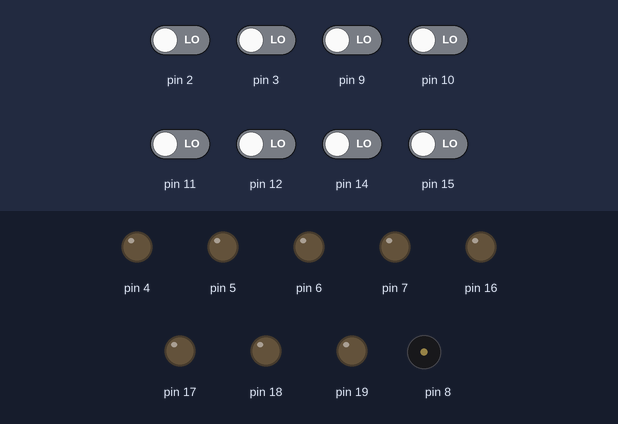
Simulated run of this sketch. Board: Arduino Uno, built with avr-gcc and run on an emulated ATmega328P. Parts: output pins drawn as LEDs (lit = HIGH), buzzer (waves = sounding). The inputs (shaded band) are chosen by the test bench; at power-on: pin 2, pin 3, pin 9–12, pin 14, pin 15 LOW.

Above: at 1.2 s.
1.3 s: pin 2 driven HIGH
At 2.0 s:
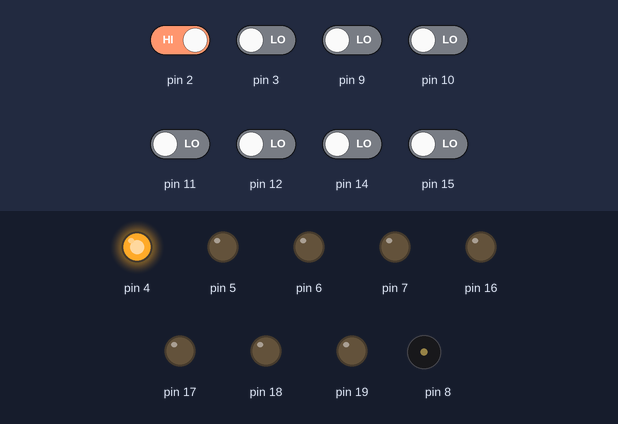
3.8 s: pin 9 driven HIGH
At 3.95 s:
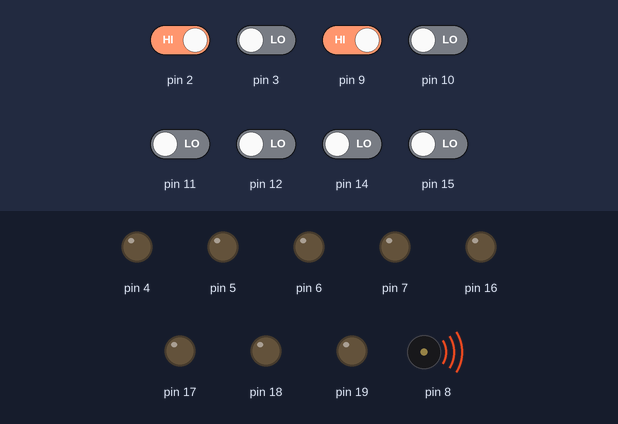
5.6 s: pin 2 driven LOW and pin 3 driven HIGH and pin 9 driven LOW and pin 10 driven HIGH and pin 11 driven HIGH
At 6.4 s:
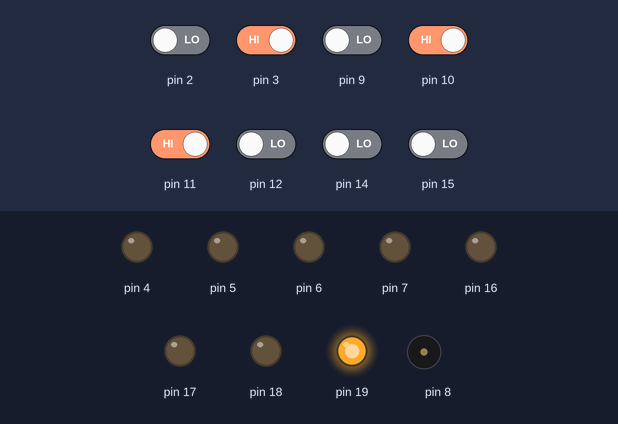
8.1 s: pin 3 driven LOW and pin 9 driven HIGH
At 8.25 s:
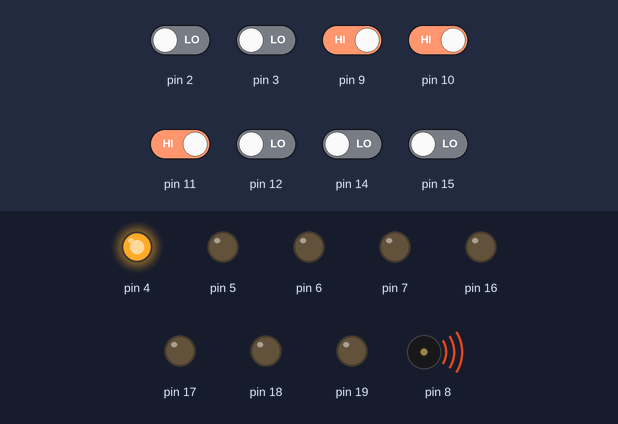
9.9 s: pin 14 driven HIGH
At 10.7 s:
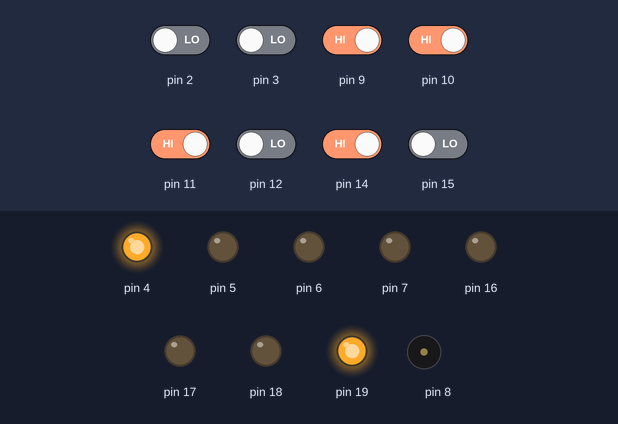
Timing chart, 0 to 12.9 s (numbered marks = the images above; inputs shaded):
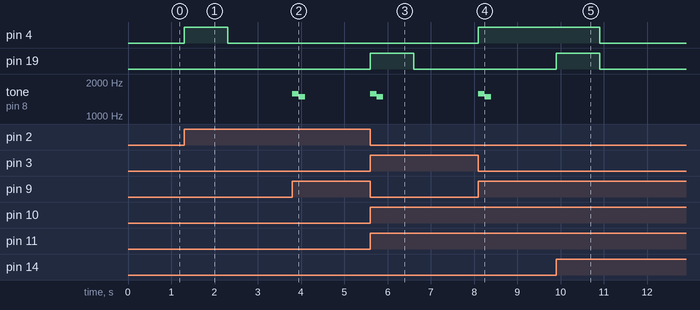

Measured:
- after the input at 1.3 s, pin 4: LOW → HIGH at once, → LOW 1.0 s later
- after the input at 3.8 s, tone on pin 8: silent → 1568 Hz at once, → 1480 Hz 0.15 s later, → silent 0.15 s later
- after the input at 5.6 s, pin 19: LOW → HIGH at once, → LOW 1.0 s later; tone on pin 8: silent → 1568 Hz at once, → 1480 Hz 0.15 s later, → silent 0.15 s later
- after the input at 8.1 s, pin 4: LOW → HIGH at once; tone on pin 8: silent → 1568 Hz at once, → 1480 Hz 0.15 s later, → silent 0.15 s later
- after the input at 9.9 s, pin 4: HIGH → LOW after 1.0 s; pin 19: LOW → HIGH at once, → LOW 1.0 s later

The sketch:

kicker-eclipse.ino
```cpp
#include <Arduino.h>
#include "kicker.h"

Player player1 = Player(1,
                        new Display(new int[4] {4, 5, 6, 7}),
                        new BallDetector(9),
                        new BallDetector(10),
                        new Button(2),
                        new Button(3)
                       );

Player player2 = Player(2,
                        new Display(new int[4] {19, 18, 17, 16}),
                        new BallDetector(11),
                        new BallDetector(12),
                        new Button(14),
                        new Button(15)
                       );

int goalTones1[] = { 1568, 150 };
int goalTones2[] = { 1480, 150 };
int goalTones3[] = { 1396, 150 };
int goalTones4[] = { 1244, 300 };
int *goalTones[] = { goalTones1, goalTones2, goalTones3, goalTones4 };

Beeper goalBeeper = Beeper(8, 4, goalTones);
int winTones1[] = { 1568, 150 };
int winTones2[] = { 1480, 150 };
int winTones3[] = { 1396, 150 };
int winTones4[] = { 1244, 500 };
int winTones5[] = { 1318, 150 };
int winTones6[] = { 830,  300 };
int winTones7[] = { 880, 150  };
int winTones8[] = { 1046, 150 };
int winTones9[] = { 880, 300 };
int winTones10[] = { 1046, 150 };
int winTones11[] = { 1174, 150 };
int *winTones[] = {winTones1, winTones2, winTones3, winTones4, winTones5, winTones6, winTones7, winTones8, winTones9, winTones10, winTones11};
Beeper winBeeper = Beeper(8, 11, winTones);

boolean win = false;

void restartGame() {
  win = false;
  player1.restart();
  player2.restart();
}

void setup() {
  Serial.begin(9600);
}

void loop() {
  player1.checkButtons();
  player2.checkButtons();
  if (player1.isRestartPressed() || player2.isRestartPressed()) {
    restartGame();
  }
  player1.showScore();
  player2.showScore();
  if (win) {
    //    display1.setBlinkMode(true);
    winBeeper.work();
  } else {
    goalBeeper.work();
    boolean goal1 = player1.checkGoal();
    boolean goal2 = player2.checkGoal();
    if (goal1 || goal2) {
      if (player1.isWon() || player2.isWon()) {
        win = true;
        player1.blockButtons();
        player2.blockButtons();
        winBeeper.setPlay(true);
      } else {
        goalBeeper.setPlay(true);
      }
    }
  }
}
```

kicker.cpp
```cpp
#include "kicker.h"

#define DEBUG false

//-------BallDetector-------

BallDetector::BallDetector(int pin) {
  this->pin = pin;
  pinMode(pin, INPUT);
}

boolean BallDetector::getState() {
  return digitalRead(pin);
}

//-------GoalAnalyzer-------
GoalAnalyzer::GoalAnalyzer(BallDetector *detector1, BallDetector *detector2) {
  this->detector1 = detector1;
  this->detector2 = detector2;
  triggerTime = millis();
  goalTime = millis();
  for (int i = 0; i < 4; i++) {
    events[i] = NULL;
  }
}

boolean GoalAnalyzer::accumulate() {
  boolean state1 = detector1->getState();
  boolean state2 = detector2->getState();
  if (!findCascades(state1, state2)) {
    return false;
  }
  triggerTime = millis();
  prevStates[0] = state1;
  prevStates[1] = state2;

  long up1 = 0;
  long up2 = 0;
  long down1 = 0;
#if DEBUG
  Serial.print("AnazierState:");
#endif
  for (int i = 0; i < 4; i++) {
    Event *event = events[(i + index + 1) % 4];
#if DEBUG
    Serial.print("[index=");
    Serial.print((i + index + 1) % 4);
    Serial.print(",&");
    Serial.print((unsigned)event);
#endif
    if (event != NULL) {
#if DEBUG
      Serial.print(",number=");
      Serial.print(event->detectorNumber);
      Serial.print(",type=");
      Serial.print(event->type == FRONT_UP ? "FRONT_UP" : "FRONT_DOWN");
      Serial.print(",time=");
      Serial.print(event->time);
#endif
      if (event->detectorNumber == 1) {
        if (event->type == FRONT_UP) {
          up1 = event->time;
        } else {
          down1 = event->time;
        }
      } else {
        if (event->type == FRONT_UP) {
          up2 = event->time;
        }
      }
    }
#if DEBUG
    Serial.print("]");
#endif
  }
#if DEBUG
  Serial.println();
#endif
  bool goal = (up2 - up1 < 500) && (down1 - up1 < 500) && (up2 - down1 < 500);
  if (goal) {
    index = 0;
#if DEBUG
    Serial.print("deleting:");
#endif
    for (int i = 0; i < 4; i++) {
#if DEBUG
      Serial.print(" [");
      Serial.print(i);
      Serial.print("] &");
      Serial.print((unsigned)events[i]);
#endif
      if (events[i] != NULL) {
        delete events[i];
        events[i] = NULL;
      }
    }
#if DEBUG
    Serial.println();
#endif
    long curTime = millis();
    long timeSinceLastGoal = curTime - goalTime;
    goalTime = curTime;
#if DEBUG
    Serial.print("timeSinceGoal");
    Serial.println(timeSinceLastGoal);
#endif
    if (timeSinceLastGoal > GOAL_THRESHOLD) {
      return true;
    }
  }
  return false;
}

boolean GoalAnalyzer::findCascades(boolean state1, boolean state2) {
  boolean found = false;
  boolean old1 = prevStates[0];
  if (state1 && !old1) {
    found = true;
    registerCascade(1, FRONT_UP);
  }
  if (!state1 && old1) {
    found = true;
    registerCascade(1, FRONT_DOWN);
  }
  boolean old2 = prevStates[1];
  if (state2 && !old2) {
    found = true;
    registerCascade(2, FRONT_UP);
  }
  if (!state2 && old2) {
    found = true;
    registerCascade(2, FRONT_DOWN);
  }
  return found;
}

void GoalAnalyzer::registerCascade(byte number, byte type) {
  Event *event = new Event;
#if DEBUG
  Serial.print("Event address: &");
  Serial.println((unsigned)event);
#endif
  event->detectorNumber = number;
  event->type = type;
  event->time = millis();
  if (events[index] != NULL) {
    delete events[index];
  }
  events[index] = event;
  index = (index + 1) % 4;
}

//-------Display-------
Display::Display(int *segmentPins) {
  this->segmentPins = segmentPins;
  for (int i = 0; i < 4; i++) {
    pinMode(segmentPins[i], OUTPUT);
  }
  this->disabledTime = millis();
}

void Display::writeDigit(int digit) {
  if (blinkMode) {
    long curTime = millis();
    if (curTime - disabledTime > BLINK_TIME) {
      disabledTime = curTime;
      enabled = !enabled;
    }
  } else {
    enabled = true;
  }
  if (!enabled) {
    writeDigit(digits[10]);
  } else if (digit < 0) {
    writeDigit(digits[0]);
  } else if (digit > 9) {
    writeDigit(digits[9]);
  } else {
    writeDigit(digits[digit]);
  }
}

void Display::writeDigit(boolean *segmentValues) {
  for (int i = 0; i < 4; i++) {
    digitalWrite(segmentPins[i], segmentValues[i]);
  }
}

void Display::setBlinkMode(boolean enabled) {
  blinkMode = enabled;
}

// ButtonPanel
Button::Button(int pin) {
  this->pin = pin;
  pressedTime = millis();
  pinMode(pin, INPUT);
}

void Button::work() {
  //  delay(100);
  prevState = state;
  state = digitalRead(pin);
  if (state && !prevState) {
    pressedTime = millis();
  }
}

boolean Button::isPressed() {
  long pressTimeDif = pressedTime - prevPressedTime;
  prevPressedTime = pressedTime;
  return state && !prevState && pressTimeDif > PRESS_THRESHOLD;
}

boolean Button::isHold() {
  return state && millis() - pressedTime > HOLD_THRESHOLD;
}

// Beeper
Beeper::Beeper(int pin, int tonesLength, int **tones) {
  this->pin = pin;
  this->tones = tones;
  this->tonesLength = tonesLength;
}

void Beeper::setPlay(bool play) {
  this->play = play;
}

void Beeper::work() {
  if (!play) {
    noTone(pin);
    return;
  }
  if (currentTone >= tonesLength - 1) {
    play = false;
    currentTone = 0;
  }
  unsigned long currentTime = millis();
  if (currentTime > nextSwichTime) {
    nextSwichTime = currentTime + tones[currentTone][1];
    tone(pin, tones[currentTone][0]);
    currentTone++;
  }
}

// Player
Player::Player(byte number, Display *display, BallDetector *detector1, BallDetector *detector2, Button *increment, Button *decrement) {
  this->number = number;
  this->display = display;
  this->increment = increment;
  this->decrement = decrement;
  this->score = 0;
  this->restartPressed = false;
  this->analyzer = new GoalAnalyzer(detector1, detector2);
}

void Player::showScore() {
  display->writeDigit(score);
}

void Player::checkButtons() {
  increment->work();
  decrement->work();
  if (increment->isHold() || decrement->isHold()) {
#if DEBUG
    Serial.print("Game was restarted by player ");
    Serial.println(number);
#endif
    restartPressed = true;
  } else if (increment->isPressed() && score < 9 && !buttonsBlocked) {
#if DEBUG
    Serial.print("Score was increased by player ");
    Serial.println(number);
#endif
    score++;
  } else if (decrement->isPressed() && score > 0 && !buttonsBlocked) {
#if DEBUG
    Serial.print("Score was dereased by player ");
    Serial.println(number);
#endif
    score--;
  }
}

boolean Player::checkGoal() {
  boolean goal = analyzer->accumulate();
  if (goal) {
    score++;
  }
  return goal;
}

void Player::restart() {
  restartPressed = false;
  buttonsBlocked = false;
  display->setBlinkMode(false);
  score = 0;
}

boolean Player::isWon() {
  return score >= 10;
}

boolean Player::isRestartPressed() {
  return restartPressed;
}

void Player::blockButtons() {
  display->setBlinkMode(true);
  buttonsBlocked = true;
}
//-----other functions-----
int sign(int number) {
  if (number < 0) {
    return -1;
  }
  return 1;
}

int sign(double number) {
  if (number < 0) {
    return -1;
  }
  return 1;
}
```

kicker.h
```cpp
#include <Arduino.h>

// ball detector class
class BallDetector {
  public:
    BallDetector(int pin);
    bool getState();

  private:
    int pin; // sensor pin
};

class GoalAnalyzer {
#define GOAL_THRESHOLD 2000
#define FRONT_UP 1
#define FRONT_DOWN 2
  public:
    GoalAnalyzer(BallDetector *detector1, BallDetector *detector2);
    bool accumulate();
  private:
    bool prevStates[2] = { false, false };
    byte index = 0;
    long goalTime;

    BallDetector *detector1;
    BallDetector *detector2;

    bool findCascades(boolean state1, boolean state2);
    void registerCascade(byte number, byte event);
    long triggerTime;

    struct Event {
      byte detectorNumber;
      byte type;
      long time;
    } *events[4];
};

// Indicator
class Display {
#define BLINK_TIME 500
  public:
    Display(int *segmentPins);

    void writeDigit(int digit);
    void setBlinkMode(boolean enabled);
  private:
    boolean digits[11][4] = {
      { false, false, false, false  }, // 0
      { true,  false, false, false  }, // 1
      { false, true,  false, false  }, // 2
      { true,  true,  false, false  }, // 3
      { false, false, true,  false  }, // 4
      { true,  false, true,  false  }, // 5
      { false, true,  true,  false  }, // 6
      { true,  true,  true,  false  }, // 7
      { false, false, false, true   }, // 8
      { true,  false, false, true   }, // 9
      { true,  true,  true,  true   }  // disabled
    };

    int *segmentPins;
    boolean blinkMode = false;
    boolean enabled = true;
    long disabledTime;
    void writeDigit(boolean *segmentValues);
};

class Button {
#define PRESS_THRESHOLD 100
#define HOLD_THRESHOLD 1000
  public:
    Button(int pin);
    void work();
    boolean isPressed();
    boolean isHold();
  private:
    boolean state = false;
    boolean prevState = false;
    long pressedTime;
    long prevPressedTime;
    int pin;
};

class Beeper {
  public:
    Beeper(int pin, int tonesLength, int **tones);
    void setPlay(bool play);
    void work();
  private:
    int pin;
    int **tones;
    int tonesLength;
    unsigned long nextSwichTime = 0;
    int currentTone = 0;
    bool play = false;
};

class Player {
  private:
    byte number;
    Display *display;
    Button *increment;
    Button *decrement;
    byte score;
    boolean restartPressed;
    GoalAnalyzer *analyzer;
    boolean buttonsBlocked;

  public:
    Player(byte number, Display *display, BallDetector *detector1, BallDetector *detector2, Button *increment, Button *decrement);

    void showScore();
    void checkButtons();
    boolean checkGoal();
    void restart();
    boolean isWon();
    boolean isRestartPressed();
    void blockButtons();
};

int sign(int number);
int sign(double number);
```
